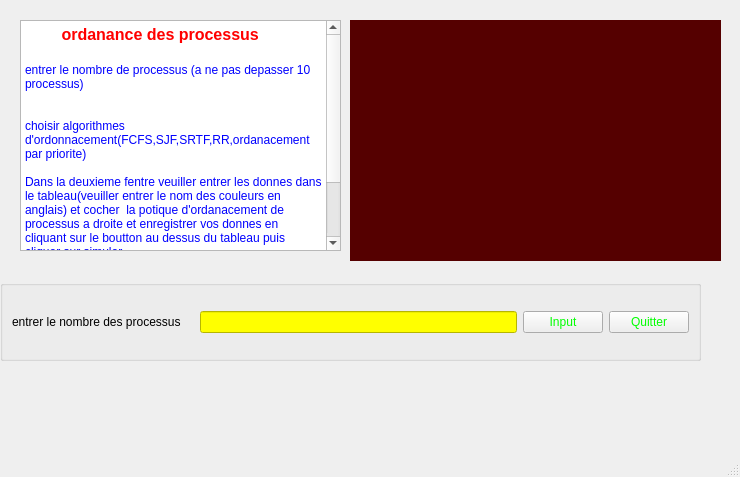
<?xml version="1.0" encoding="UTF-8"?>
<ui version="4.0">
 <class>MainWindow</class>
 <widget class="QMainWindow" name="MainWindow">
  <property name="geometry">
   <rect>
    <x>0</x>
    <y>0</y>
    <width>740</width>
    <height>477</height>
   </rect>
  </property>
  <property name="sizePolicy">
   <sizepolicy hsizetype="Minimum" vsizetype="Expanding">
    <horstretch>0</horstretch>
    <verstretch>0</verstretch>
   </sizepolicy>
  </property>
  <property name="cursor">
   <cursorShape>CrossCursor</cursorShape>
  </property>
  <property name="windowTitle">
   <string>MainWindow</string>
  </property>
  <property name="styleSheet">
   <string notr="true">background-color:rgb(170, 255, 255);p
QLineEdit{background-color:rgb(255, 255, 0);}</string>
  </property>
  <widget class="QWidget" name="centralwidget">
   <widget class="QTextEdit" name="textEdit">
    <property name="geometry">
     <rect>
      <x>20</x>
      <y>20</y>
      <width>321</width>
      <height>231</height>
     </rect>
    </property>
    <property name="html">
     <string>&lt;!DOCTYPE HTML PUBLIC &quot;-//W3C//DTD HTML 4.0//EN&quot; &quot;http://www.w3.org/TR/REC-html40/strict.dtd&quot;&gt;
&lt;html&gt;&lt;head&gt;&lt;meta name=&quot;qrichtext&quot; content=&quot;1&quot; /&gt;&lt;style type=&quot;text/css&quot;&gt;
p, li { white-space: pre-wrap; }
&lt;/style&gt;&lt;/head&gt;&lt;body style=&quot; font-family:'MS Shell Dlg 2'; font-size:8.25pt; font-weight:400; font-style:normal;&quot;&gt;
&lt;p style=&quot; margin-top:0px; margin-bottom:0px; margin-left:0px; margin-right:0px; -qt-block-indent:0; text-indent:0px;&quot;&gt;            &lt;span style=&quot; font-size:12pt; font-weight:600; color:#ff0000;&quot;&gt;ordanance des processus&lt;/span&gt;&lt;/p&gt;
&lt;p style=&quot;-qt-paragraph-type:empty; margin-top:0px; margin-bottom:0px; margin-left:0px; margin-right:0px; -qt-block-indent:0; text-indent:0px; font-size:12pt; font-weight:600;&quot;&gt;&lt;br /&gt;&lt;/p&gt;
&lt;p style=&quot; margin-top:0px; margin-bottom:0px; margin-left:0px; margin-right:0px; -qt-block-indent:0; text-indent:0px;&quot;&gt;&lt;span style=&quot; font-size:9pt; color:#0000ff;&quot;&gt;entrer le nombre de processus (a ne pas depasser 10 processus)&lt;/span&gt;&lt;/p&gt;
&lt;p style=&quot;-qt-paragraph-type:empty; margin-top:0px; margin-bottom:0px; margin-left:0px; margin-right:0px; -qt-block-indent:0; text-indent:0px; font-size:9pt; color:#0000ff;&quot;&gt;&lt;br /&gt;&lt;/p&gt;
&lt;p style=&quot;-qt-paragraph-type:empty; margin-top:0px; margin-bottom:0px; margin-left:0px; margin-right:0px; -qt-block-indent:0; text-indent:0px; font-size:9pt; color:#0000ff;&quot;&gt;&lt;br /&gt;&lt;/p&gt;
&lt;p style=&quot; margin-top:0px; margin-bottom:0px; margin-left:0px; margin-right:0px; -qt-block-indent:0; text-indent:0px;&quot;&gt;&lt;span style=&quot; font-size:9pt; color:#0000ff;&quot;&gt;choisir algorithmes d'ordonnacement(FCFS,SJF,SRTF,RR,ordanacement par priorite)&lt;/span&gt;&lt;/p&gt;
&lt;p style=&quot;-qt-paragraph-type:empty; margin-top:0px; margin-bottom:0px; margin-left:0px; margin-right:0px; -qt-block-indent:0; text-indent:0px; font-size:9pt; color:#0000ff;&quot;&gt;&lt;br /&gt;&lt;/p&gt;
&lt;p style=&quot; margin-top:0px; margin-bottom:0px; margin-left:0px; margin-right:0px; -qt-block-indent:0; text-indent:0px;&quot;&gt;&lt;span style=&quot; font-size:9pt; color:#0000ff;&quot;&gt;Dans la deuxieme fentre veuiller entrer les donnes dans le tableau(veuiller entrer le nom des couleurs en anglais) et cocher  la potique d'ordanacement de processus a droite et enregistrer vos donnes en cliquant sur le boutton au dessus du tableau puis cliquer sur simuler .&lt;/span&gt;&lt;/p&gt;
&lt;p style=&quot;-qt-paragraph-type:empty; margin-top:0px; margin-bottom:0px; margin-left:0px; margin-right:0px; -qt-block-indent:0; text-indent:0px; font-size:9pt; color:#0000ff;&quot;&gt;&lt;br /&gt;&lt;/p&gt;
&lt;p style=&quot; margin-top:0px; margin-bottom:0px; margin-left:0px; margin-right:0px; -qt-block-indent:0; text-indent:0px;&quot;&gt;&lt;span style=&quot; font-size:9pt; color:#0000ff;&quot;&gt;Si vous vouler choisir un nouveau algorithme des processus cliquer sur le bouton effacer puis enregistrer vos donnes du tableau et cliquer sur bouton simuler &lt;/span&gt;&lt;/p&gt;
&lt;p style=&quot;-qt-paragraph-type:empty; margin-top:0px; margin-bottom:0px; margin-left:0px; margin-right:0px; -qt-block-indent:0; text-indent:0px; font-size:9pt;&quot;&gt;&lt;br /&gt;&lt;/p&gt;&lt;/body&gt;&lt;/html&gt;</string>
    </property>
   </widget>
   <widget class="QLabel" name="label">
    <property name="geometry">
     <rect>
      <x>350</x>
      <y>20</y>
      <width>371</width>
      <height>241</height>
     </rect>
    </property>
    <property name="styleSheet">
     <string notr="true">background-color: rgb(85, 0, 0);p</string>
    </property>
    <property name="text">
     <string/>
    </property>
   </widget>
   <widget class="QGroupBox" name="groupBox">
    <property name="geometry">
     <rect>
      <x>0</x>
      <y>280</y>
      <width>701</width>
      <height>81</height>
     </rect>
    </property>
    <property name="title">
     <string/>
    </property>
    <layout class="QHBoxLayout" name="horizontalLayout">
     <item>
      <widget class="QLabel" name="label_3">
       <property name="text">
        <string>entrer le nombre des processus</string>
       </property>
      </widget>
     </item>
     <item>
      <widget class="QLabel" name="label_2">
       <property name="text">
        <string/>
       </property>
      </widget>
     </item>
     <item>
      <widget class="QLineEdit" name="lineEdit">
       <property name="styleSheet">
        <string notr="true">background-color:rgb(255, 255, 0);p</string>
       </property>
      </widget>
     </item>
     <item>
      <widget class="QPushButton" name="pushButton">
       <property name="styleSheet">
        <string notr="true">color:rgb(0, 255, 0);p
</string>
       </property>
       <property name="text">
        <string>Input</string>
       </property>
       <property name="icon">
        <iconset resource="play.qrc">
         <normaloff>:/pic/pic/play.png</normaloff>:/pic/pic/play.png</iconset>
       </property>
      </widget>
     </item>
     <item>
      <widget class="QPushButton" name="pushButton_2">
       <property name="styleSheet">
        <string notr="true">color:rgb(0, 255, 0);p</string>
       </property>
       <property name="text">
        <string>Quitter</string>
       </property>
       <property name="icon">
        <iconset resource="quit.qrc">
         <normaloff>:/pic/pic/quit.png</normaloff>:/pic/pic/quit.png</iconset>
       </property>
      </widget>
     </item>
    </layout>
   </widget>
  </widget>
  <widget class="QMenuBar" name="menubar">
   <property name="geometry">
    <rect>
     <x>0</x>
     <y>0</y>
     <width>740</width>
     <height>21</height>
    </rect>
   </property>
  </widget>
  <widget class="QStatusBar" name="statusbar"/>
 </widget>
 <resources>
  <include location="play.qrc"/>
  <include location="quit.qrc"/>
 </resources>
 <connections/>
</ui>
